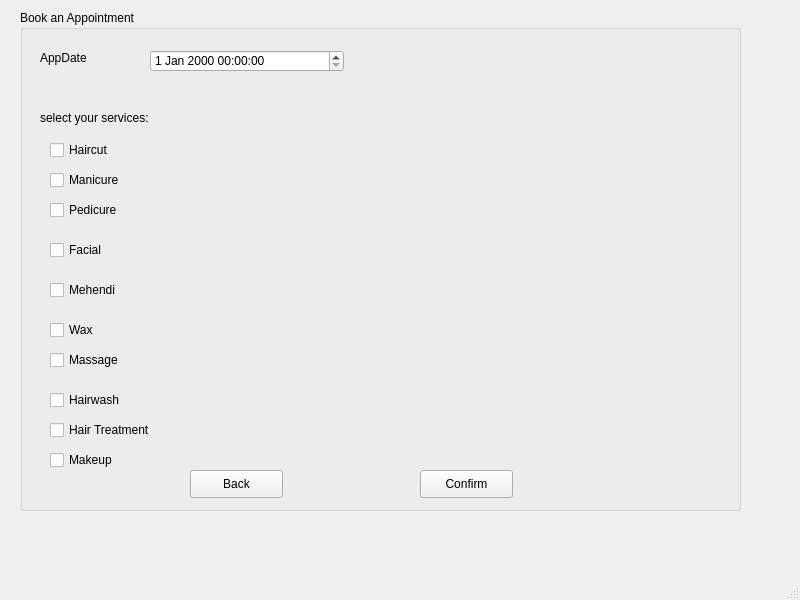
<?xml version="1.0" encoding="UTF-8"?>
<ui version="4.0">
 <class>MainWindow</class>
 <widget class="QMainWindow" name="MainWindow">
  <property name="geometry">
   <rect>
    <x>0</x>
    <y>0</y>
    <width>800</width>
    <height>600</height>
   </rect>
  </property>
  <property name="windowTitle">
   <string>MainWindow</string>
  </property>
  <widget class="QWidget" name="centralwidget">
   <widget class="QGroupBox" name="groupBox">
    <property name="geometry">
     <rect>
      <x>20</x>
      <y>10</y>
      <width>721</width>
      <height>501</height>
     </rect>
    </property>
    <property name="title">
     <string>Book an Appointment</string>
    </property>
    <widget class="QDateTimeEdit" name="dateTimeEdit">
     <property name="geometry">
      <rect>
       <x>130</x>
       <y>40</y>
       <width>194</width>
       <height>22</height>
      </rect>
     </property>
    </widget>
    <widget class="QLabel" name="date_label">
     <property name="geometry">
      <rect>
       <x>20</x>
       <y>40</y>
       <width>101</width>
       <height>16</height>
      </rect>
     </property>
     <property name="text">
      <string>AppDate</string>
     </property>
    </widget>
    <widget class="QLabel" name="service_label">
     <property name="geometry">
      <rect>
       <x>20</x>
       <y>100</y>
       <width>191</width>
       <height>16</height>
      </rect>
     </property>
     <property name="text">
      <string>select your services: </string>
     </property>
    </widget>
    <widget class="QPushButton" name="back_pushButton">
     <property name="geometry">
      <rect>
       <x>170</x>
       <y>460</y>
       <width>93</width>
       <height>28</height>
      </rect>
     </property>
     <property name="text">
      <string>Back</string>
     </property>
    </widget>
    <widget class="QPushButton" name="confirm_pushButton">
     <property name="geometry">
      <rect>
       <x>400</x>
       <y>460</y>
       <width>93</width>
       <height>28</height>
      </rect>
     </property>
     <property name="text">
      <string>Confirm</string>
     </property>
    </widget>
    <widget class="QCheckBox" name="checkBox_1">
     <property name="geometry">
      <rect>
       <x>30</x>
       <y>130</y>
       <width>81</width>
       <height>20</height>
      </rect>
     </property>
     <property name="text">
      <string>Haircut</string>
     </property>
    </widget>
    <widget class="QCheckBox" name="checkBox_2">
     <property name="geometry">
      <rect>
       <x>30</x>
       <y>160</y>
       <width>81</width>
       <height>20</height>
      </rect>
     </property>
     <property name="text">
      <string>Manicure</string>
     </property>
    </widget>
    <widget class="QCheckBox" name="checkBox_3">
     <property name="geometry">
      <rect>
       <x>30</x>
       <y>190</y>
       <width>81</width>
       <height>20</height>
      </rect>
     </property>
     <property name="text">
      <string>Pedicure</string>
     </property>
    </widget>
    <widget class="QCheckBox" name="checkBox_4">
     <property name="geometry">
      <rect>
       <x>30</x>
       <y>230</y>
       <width>81</width>
       <height>20</height>
      </rect>
     </property>
     <property name="text">
      <string>Facial</string>
     </property>
    </widget>
    <widget class="QCheckBox" name="checkBox_5">
     <property name="geometry">
      <rect>
       <x>30</x>
       <y>270</y>
       <width>81</width>
       <height>20</height>
      </rect>
     </property>
     <property name="text">
      <string>Mehendi</string>
     </property>
    </widget>
    <widget class="QCheckBox" name="checkBox_6">
     <property name="geometry">
      <rect>
       <x>30</x>
       <y>310</y>
       <width>81</width>
       <height>20</height>
      </rect>
     </property>
     <property name="text">
      <string>Wax</string>
     </property>
    </widget>
    <widget class="QCheckBox" name="checkBox_7">
     <property name="geometry">
      <rect>
       <x>30</x>
       <y>340</y>
       <width>81</width>
       <height>20</height>
      </rect>
     </property>
     <property name="text">
      <string>Massage</string>
     </property>
    </widget>
    <widget class="QCheckBox" name="checkBox_8">
     <property name="geometry">
      <rect>
       <x>30</x>
       <y>380</y>
       <width>81</width>
       <height>20</height>
      </rect>
     </property>
     <property name="text">
      <string>Hairwash</string>
     </property>
    </widget>
    <widget class="QCheckBox" name="checkBox_9">
     <property name="geometry">
      <rect>
       <x>30</x>
       <y>410</y>
       <width>141</width>
       <height>20</height>
      </rect>
     </property>
     <property name="text">
      <string>Hair Treatment</string>
     </property>
    </widget>
    <widget class="QCheckBox" name="checkBox_10">
     <property name="geometry">
      <rect>
       <x>30</x>
       <y>440</y>
       <width>81</width>
       <height>20</height>
      </rect>
     </property>
     <property name="text">
      <string>Makeup</string>
     </property>
    </widget>
   </widget>
  </widget>
  <widget class="QMenuBar" name="menubar">
   <property name="geometry">
    <rect>
     <x>0</x>
     <y>0</y>
     <width>800</width>
     <height>26</height>
    </rect>
   </property>
  </widget>
  <widget class="QStatusBar" name="statusbar"/>
 </widget>
 <resources/>
 <connections/>
</ui>
